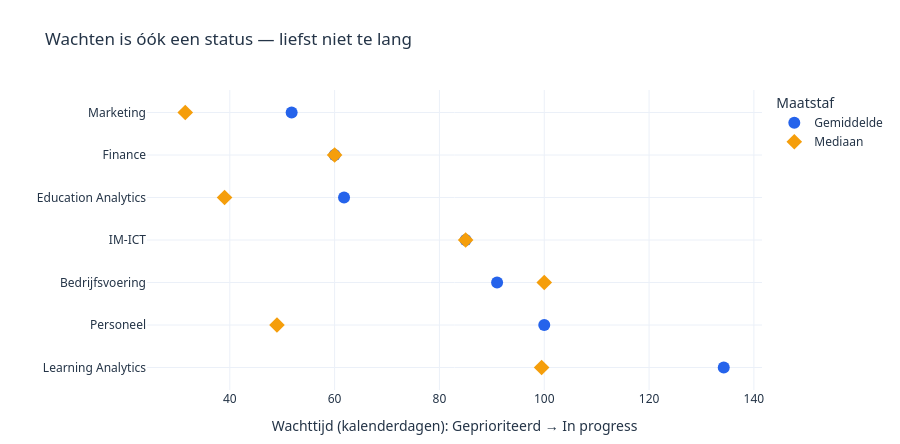

The notebook cell saved with this chart:
### Code cell
# Chart 2: average and median waiting time for domain-team features.
waiting_column = "Wachttijd (dagen)"
waiting_stats = (
    domain_features.dropna(subset=[waiting_column])
    .groupby("Area")[waiting_column]
    .agg(["count", "mean", "median"])
    .rename(columns={"count": "Aantal features", "mean": "Gemiddelde", "median": "Mediaan"})
)
waiting_order = waiting_stats.sort_values("Gemiddelde").index.tolist()
waiting_long = waiting_stats.reset_index().melt(
    id_vars=["Area", "Aantal features"],
    value_vars=["Gemiddelde", "Mediaan"],
    var_name="Maatstaf",
    value_name="Dagen",
)

fig_waiting = px.scatter(
    waiting_long,
    x="Dagen",
    y="Area",
    color="Maatstaf",
    symbol="Maatstaf",
    category_orders={"Area": waiting_order, "Maatstaf": ["Gemiddelde", "Mediaan"]},
    color_discrete_map=METRIC_COLORS,
    hover_data={"Area": False, "Maatstaf": True, "Aantal features": True, "Dagen": ":.1f"},
    template=TEMPLATE,
    title="Wachten is óók een status — liefst niet te lang",
)
fig_waiting.update_traces(marker={"size": 12})
fig_waiting.update_layout(
    **CHART_STYLE,
    height=max(440, len(waiting_order) * 42 + 150),
    xaxis_title="Wachttijd (kalenderdagen): Geprioriteerd → In progress",
    yaxis_title="",
    legend_title_text="Maatstaf",
    hovermode="closest",
)
fig_waiting.show()

### Figure 1 — Plotly figure (JSON) as saved in the notebook; plotly's stock layout.template omitted (floating-point values rounded to 4 significant figures)
{"data": [{"customdata": [["Gemiddelde", 7], ["Gemiddelde", 5], ["Gemiddelde", 2], ["Gemiddelde", 1], ["Gemiddelde", 4], ["Gemiddelde", 10], ["Gemiddelde", 7]], "hovertemplate": "Maatstaf=%{customdata[0]}<br>Dagen=%{x:.1f}<br>Aantal features=%{customdata[1]}<extra></extra>", "legendgroup": "Gemiddelde", "marker": {"color": "#2563eb", "size": 12, "symbol": "circle"}, "mode": "markers", "name": "Gemiddelde", "orientation": "h", "showlegend": true, "type": "scatter", "x": [91.0, 61.8, 60.0, 85.0, 134.2, 51.8, 100.0], "xaxis": "x", "y": ["Bedrijfsvoering", "Education Analytics", "Finance", "IM-ICT", "Learning Analytics", "Marketing", "Personeel"], "yaxis": "y"}, {"customdata": [["Mediaan", 7], ["Mediaan", 5], ["Mediaan", 2], ["Mediaan", 1], ["Mediaan", 4], ["Mediaan", 10], ["Mediaan", 7]], "hovertemplate": "Maatstaf=%{customdata[0]}<br>Dagen=%{x:.1f}<br>Aantal features=%{customdata[1]}<extra></extra>", "legendgroup": "Mediaan", "marker": {"color": "#f59e0b", "size": 12, "symbol": "diamond"}, "mode": "markers", "name": "Mediaan", "orientation": "h", "showlegend": true, "type": "scatter", "x": [100.0, 39.0, 60.0, 85.0, 99.5, 31.5, 49.0], "xaxis": "x", "y": ["Bedrijfsvoering", "Education Analytics", "Finance", "IM-ICT", "Learning Analytics", "Marketing", "Personeel"], "yaxis": "y"}], "layout": {"font": {"color": "#243447", "family": "Segoe UI, sans-serif"}, "height": 444, "hovermode": "closest", "legend": {"title": {"text": "Maatstaf"}, "tracegroupgap": 0}, "margin": {"b": 40, "l": 30, "r": 30, "t": 90}, "paper_bgcolor": "white", "plot_bgcolor": "white", "title": {"text": "Wachten is óók een status — liefst niet te lang"}, "xaxis": {"anchor": "y", "domain": [0, 1], "title": {"text": "Wachttijd (kalenderdagen): Geprioriteerd → In progress"}}, "yaxis": {"anchor": "x", "categoryarray": ["Learning Analytics", "Personeel", "Bedrijfsvoering", "IM-ICT", "Education Analytics", "Finance", "Marketing"], "categoryorder": "array", "domain": [0, 1], "title": {"text": ""}}}}
